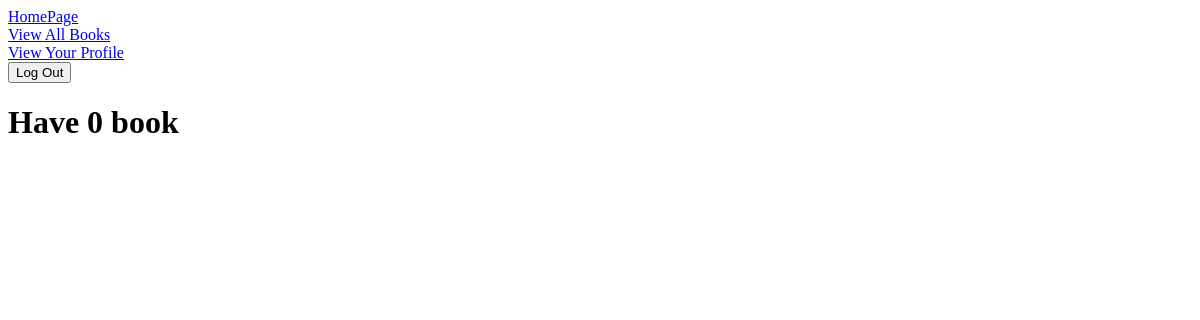
Before: /bookview (signed in) with the older database file.
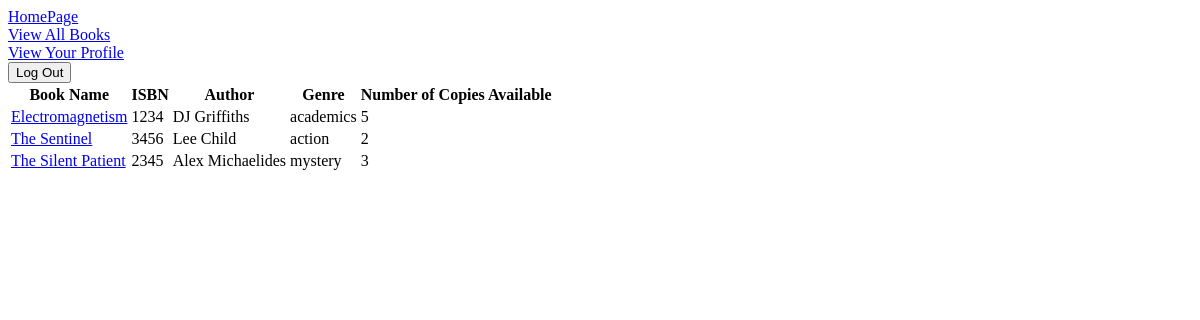
After: the same page with the newer database file.
### library/models.py (models this page shows, shortened)
class Book(models.Model):
    title=models.CharField(max_length=30)
    genre_choice= [
        ('academics', 'Academics'),
        ('fiction', 'Fiction'),
        ('action ', 'Action '),
        ('biography', 'Biography'),
        ('history', 'History'),
        ('mystery','Mystery'),
        ('fantasy','Fantasy')
        ]
    isbn=models.PositiveIntegerField()
    author=models.CharField(max_length=40)
    genre=models.CharField(max_length=30,choices=genre_choice,default='academics')
    number = models.PositiveIntegerField()

### library/views.py (the view)
# urls.py: path('bookview', views.bookview, name='bookview'),
@login_required(login_url='userlogin')
def bookview(request):
    books=models.Book.objects.all()
    return render(request, 'bookview.html',{'books':books})

### Templates/bookview.html (shortened to what this page needs)
{% extends 'userbase.html' %}
{% block body %}
{% if books%}
<table>
<thead>
<tr>
<th>Book Name</th>
<th>ISBN</th>
<th>Author</th>
<th>Genre</th>
<th>Number of Copies Available</th>
</tr>
</thead>
<tfoot>
<tr>
<td colspan="4" rowspan="4">
</td>
</tr>
</tfoot>
<tbody>
  {% for book in books %}
    <tr>
      <td><a href="/bookview/{{book.id}}">{{book.title}}</a></td>
      <td>{{book.isbn}}</td>
      <td>{{book.author}}</td>
      <td>{{book.genre}}</td>
      <td>{{book.number}}</td>
    </tr>
  {% endfor %}
</tbody>
</table>
{%else%}
<h1>Have 0 book</h1>
{%endif%}
{% endblock body %}

Changed rows visible on the page:
added Book: title "Electromagnetism", isbn "1234", author "DJ Griffiths", genre "academics", number "5"
added Book: title "The Sentinel", isbn "3456", author "Lee Child", genre "action", number "2"
added Book: title "The Silent Patient", isbn "2345", author "Alex Michaelides", genre "mystery", number "3"
Other visible differences:
text no longer shown: "Have 0 book"
text now shown: "Book Name ISBN Author Genre Number of Copies Available"
